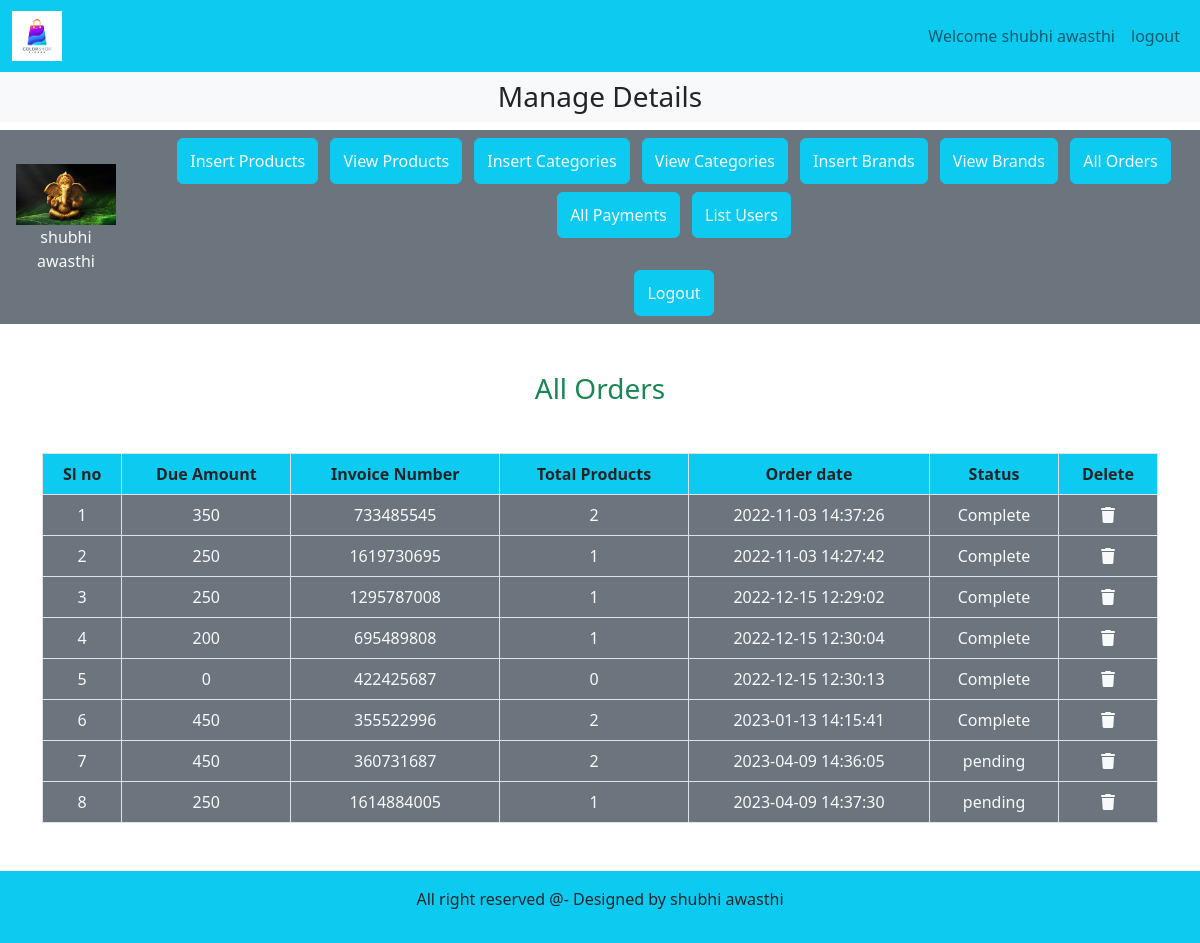
/admin_area/index.php?list_orders (signed in), run on the app's committed database.
### tables this page shows
CREATE TABLE `admin_register` (
  `admin_id` int(11) NOT NULL,
  `admin_name` varchar(100) NOT NULL,
  `admin_email` varchar(255) NOT NULL,
  `admin_image` varchar(255) NOT NULL,
  `admin_password` varchar(100) NOT NULL
);

CREATE TABLE `users_order` (
  `order_id` int(11) NOT NULL,
  `user_id` int(11) NOT NULL,
  `amount_due` int(255) NOT NULL,
  `invoice_number` int(255) NOT NULL,
  `total_products` int(255) NOT NULL,
  `order_date` timestamp NOT NULL DEFAULT current_timestamp() ON UPDATE current_timestamp(),
  `order_status` varchar(255) NOT NULL
);

### admin_area/list_orders.php (the view, shortened to what this page needs)
<?php
if(isset($_SESSION['admin_name'])){
  ?>
<h3 class ="text-success text-center">All Orders</h3>
<table class="table table-bordered mt-5">
<thead class="bg-info">
<?php
      $get_orders="Select * from `users_order`";
      $result_orders=mysqli_query($con, $get_orders);
      $row_count=mysqli_num_rows($result_orders);
      echo"  <tr class='text-center'>
      <th>Sl no</th>
      <th>Due Amount</th>
      <th>Invoice Number</th>
      <th>Total Products</th>
      <th>Order date</th>
      <th>Status</th>
      <th>Delete</th>
     </tr>";
 ?>
</thead>
<tbody class="bg-secondary">
        <?php
     if($row_count==0){
        echo "<h2 class='text-center text-danger mt-5'>No Orders Yet</h2>";
     }
     else{
        $number=0;
        while($row_data=mysqli_fetch_assoc($result_orders)){
        $amount_due=$row_data['amount_due'];
        $invoice_number=$row_data['invoice_number'];
        $total_products=$row_data['total_products'];
        $order_date=$row_data['order_date'];
        $order_status=$row_data['order_status'];
        $number++;
        echo " <tr class='text-center text-light'>
        <td>$number</td>
        <td>$amount_due</td>
        <td>$invoice_number</td>
        <td>$total_products</td>
        <td>$order_date</td>
        <td>$order_status</td>
        <td><a href='' class='text-light'><i class='fa-solid fa-trash'></i></a></td>
     </tr>";
        }
    }
    ?>
</tbody>
</table>
<?php
}
else{
  echo  "<script>alert('please login')</script>";
  echo "<script>window.open('admin_login.php','_self')</script>";
}
?>

### admin_area/index.php (shortened to what this page needs)
<?php
include('../includes/connect.php');
?>
<!DOCTYPE html>
<html lang="en">
<head>
    <link rel="stylesheet" href="style.css">
    <link href="https://cdn.jsdelivr.net/npm/bootstrap@5.2.2/dist/css/bootstrap.min.css" rel="stylesheet">
    <link rel="stylesheet" href="https://cdnjs.cloudflare.com/ajax/libs/font-awesome/6.2.0/css/all.min.css" />
    </head>
<body>
    <div class="container-fluid p-0">
<nav class="navbar navbar-expand-lg navbar-light bg-info">
    <div class="container-fluid">
 <img src="../images/—Pngtree—shopping logo design ready to_5052125.png" width="50px" height="50px"alt="">
 <nav class="navbar navbar-expand-lg">
    <ul class="navbar-nav">
    <?php
    if(!isset($_SESSION['admin_name'])){
        echo" <li class='nav-item'>
        <a href='' class='nav-link'>Welcome Guest</a>
    </li>";
    }else{
        echo" <li class='nav-item'>
        <a href='' class='nav-link'>Welcome ".$_SESSION['admin_name']."</a>
    </li>";
    }
    ?>
           <?php
        if(isset($_SESSION['admin_name'])){
echo"<li class='nav-item'>
<a class='nav-link' href='admin_logout.php'>logout</a>
</li>";
        }
        else{
            echo"<li class='nav-item'>
<a class='nav-link' href='admin_registration.php'>Register</a>
</li>";
        }
        ?>
    </ul>
</nav>
    </div>
</nav>
<div class="bg-light">
    <h3 class="text-center p-2">Manage Details</h3>
</div>
<div class="row">
    <div class="col-md-12 bg-secondary p-1 d-flex align-items-center">
<div class="p-4">
<?php
if(isset($_SESSION['admin_name'])){
        $admin_name= $_SESSION['admin_name'];
        $select_admin_data="select * from `admin_register` where admin_name='$admin_name'";
        $result =mysqli_query($con, $select_admin_data);
        $row_data= mysqli_fetch_assoc($result);
        $admin_name=$row_data['admin_name'];
        $admin_image=$row_data['admin_image'];
        echo "<a href=''><img src='./admin_image/$admin_image' alt='' class='admin-img'></a>";
        echo"
        <p class='text-light text-center'>$admin_name</p>";
}
        ?>
</div>
<div class="button text-center">
    <button class="btn btn-info text-light m-1"><a href="insert_product.php" class="nav-link my-1">Insert Products</a></button>
    <button class="btn btn-info text-light m-1"><a href="index.php?view_products" class="nav-link my-1">View Products</a></button>
    <button class="btn btn-info text-light m-1"><a href="index.php?insert_categories" class="nav-link my-1">Insert Categories</a></button>
    <button class="btn btn-info text-light m-1"><a href="index.php?view_categories" class="nav-link my-1">View Categories</a></button>
    <button class="btn btn-info text-light m-1"><a href="index.php?insert_Brand" class="nav-link my-1">Insert Brands</a></button>
    <button class="btn btn-info text-light m-1"><a href="index.php?view_brands" class="nav-link my-1">View Brands</a></button>
    <button class="btn btn-info text-light m-1"><a href="index.php?list_orders" class="nav-link my-1">All Orders</a></button>
    <button class="btn btn-info text-light m-1"><a href="index.php?list_payments" class="nav-link my-1">All Payments</a></button>
    <button class="btn btn-info text-light m-1"><a href="index.php?list_users" class="nav-link my-1">List Users</a></button><br><br>
    <?php
    if(!isset($_SESSION['admin_name'])){
        echo"<button class='btn btn-info text-light m-1'><a href='admin_login.php' class='nav-link my-1'>Login</a></button";
    }else{
        echo"<button class='btn btn-info text-light m-1'><a href='admin_logout.php' class='nav-link my-1'>Logout</a></button";
    }
    ?>
    >
</div>
    </div>
</div>
<div class="container my-5">
<?php
if(isset($_GET['list_orders'])){
    include('list_orders.php');
}
?>
</div>
   <div class="bg-info p-3 text-center footer">
<p>All right reserved @- Designed by shubhi awasthi</p>
</div>
</div>
</body>
</html>

### style.css (style rules this page uses)
* { margin: 0; padding: 0; box-sizing:border-box; }

### admin_area/index.php (style rules this page uses)
.admin-img { width: 100px; object-fit: contain; }
body { overflow-x:hidden; }

### data on the page
admin_register: admin_image (picture), admin_name "shubhi awasthi"
users_order: amount_due "350", invoice_number "733485545", total_products "2", order_date "2022-11-03 14:37:26", order_status "Complete"
users_order: amount_due "250", invoice_number "1619730695", total_products "1", order_date "2022-11-03 14:27:42", order_status "Complete"
users_order: amount_due "250", invoice_number "1295787008", total_products "1", order_date "2022-12-15 12:29:02", order_status "Complete"
users_order: amount_due "200", invoice_number "695489808", total_products "1", order_date "2022-12-15 12:30:04", order_status "Complete"
users_order: amount_due "0", invoice_number "422425687", total_products "0", order_date "2022-12-15 12:30:13", order_status "Complete"
users_order: amount_due "450", invoice_number "355522996", total_products "2", order_date "2023-01-13 14:15:41", order_status "Complete"
users_order: amount_due "450", invoice_number "360731687", total_products "2", order_date "2023-04-09 14:36:05", order_status "pending"
users_order: amount_due "250", invoice_number "1614884005", total_products "1", order_date "2023-04-09 14:37:30", order_status "pending"

### other printed values
$_SESSION['admin_name'] "shubhi awasthi"
